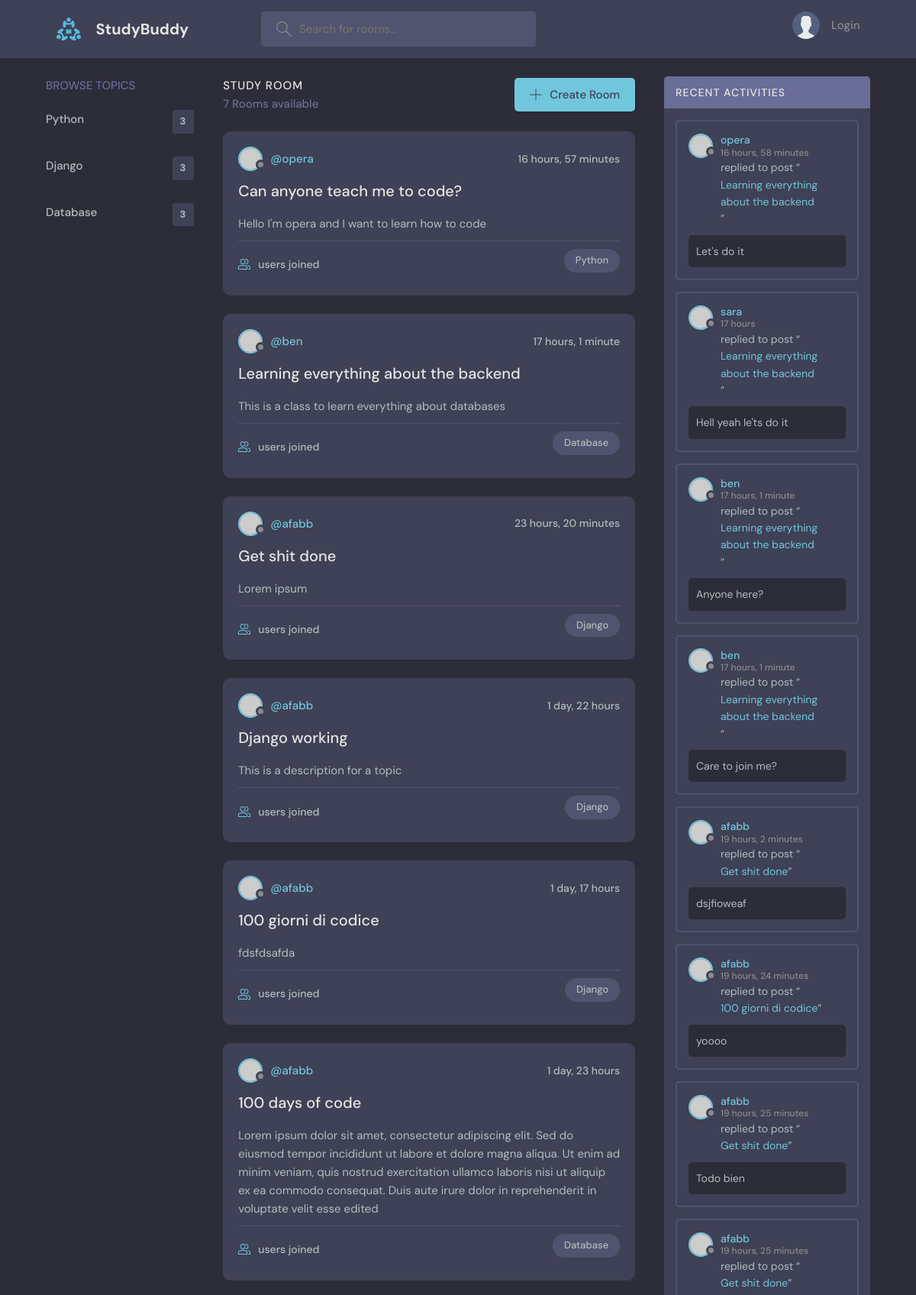
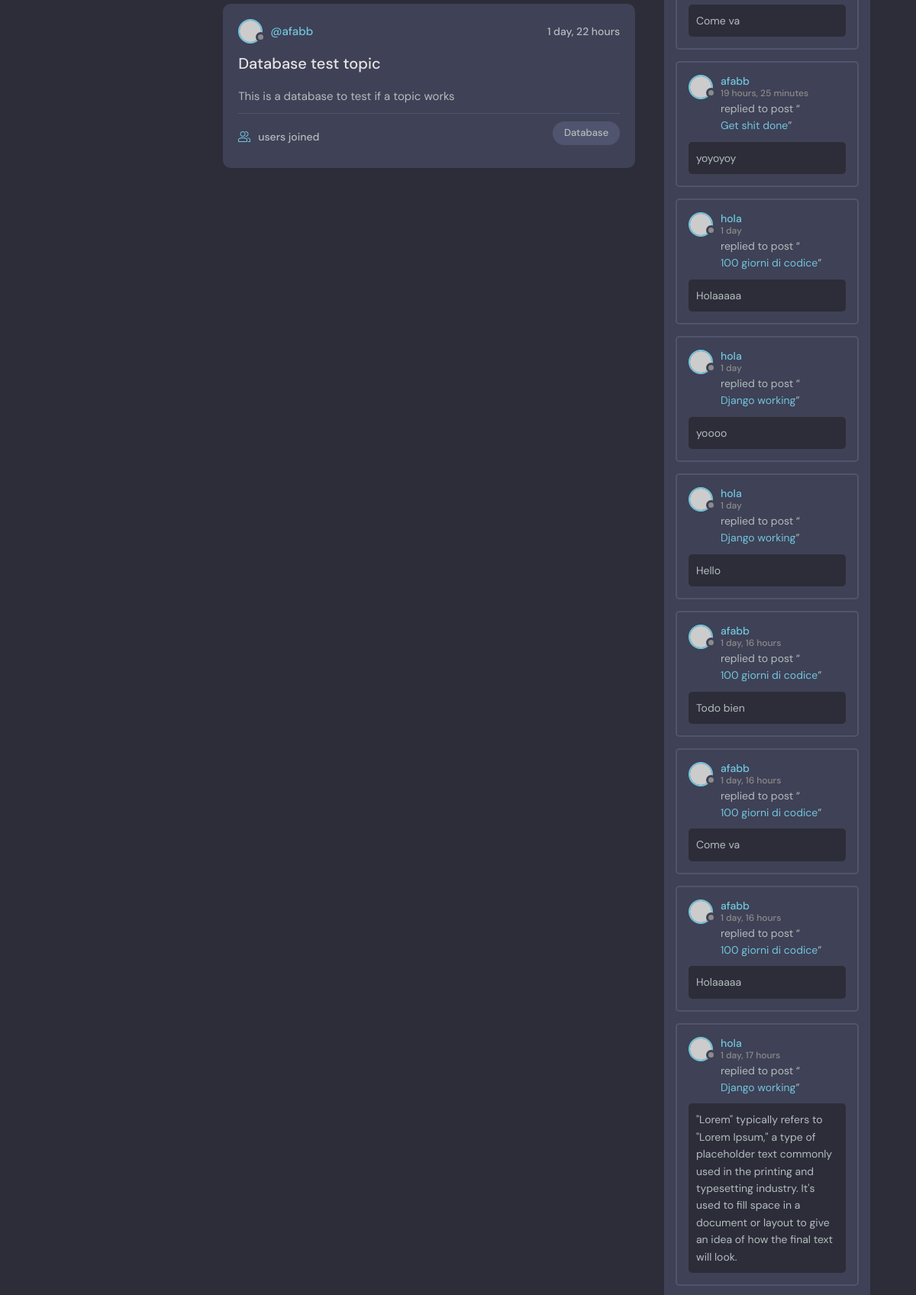
The page / (upper part) on the database its author committed (2 pictures, top to bottom).
### base/models.py (models this page shows, shortened)
class Topic(models.Model):
    name = models.CharField(max_length=200)

class Room(models.Model):
    topic = models.ForeignKey(Topic, on_delete=models.SET_NULL, null=True)
    host = models.ForeignKey(User, on_delete=models.SET_NULL, null=True)
    name = models.CharField(max_length=200)
    description = models.TextField(null=True, blank=True)
    participants = models.ManyToManyField(User, related_name='participants', blank=True)
    updated = models.DateTimeField(auto_now=True)
    created = models.DateTimeField(auto_now_add=True)
    class Meta:
        ordering = ['-updated', '-created']
    def __str__(self):
        return self.name

class Message(models.Model):
    user = models.ForeignKey(User, on_delete=models.CASCADE)
    room = models.ForeignKey(Room, on_delete=models.CASCADE)
    body = models.TextField()
    updated = models.DateTimeField(auto_now=True)
    created = models.DateTimeField(auto_now_add=True)

### base/views.py (the view)
# urls.py: path('', views.home, name="home"),
def home(request):
    q = request.GET.get('q') if request.GET.get('q') != None else ''
    rooms = Room.objects.filter(
        Q(topic__name__icontains=q) |
        Q(name__icontains=q) |
        Q(description__icontains=q)
    )
    topics = Topic.objects.all()
    topics_count = topics.count()
    room_count = rooms.count()
    room_messages = Message.objects.all().order_by('-created').filter(Q(room__topic__name__icontains=q))
    context = {
        'rooms': rooms,
        'topics': topics,
        'room_count': room_count,
        'room_messages': room_messages,
        'topics_count': topics_count,
    }
    return render(request, 'base/home.html', context)

### base/templates/base/home.html (shortened to what this page needs)
{% extends 'main.html'%}
{% load static %}
{% block content %}
    <main class="layout layout--3">
      <div class="container">
        <div class="topics">
          <div class="topics__header">
            <h2>Browse Topics</h2>
          </div>
          <ul class="topics__list">
            {% for topic in topics %}
            <li>
              <a href="{%url 'home'%}?q={{topic.name}}">{{topic.name}}<span>{{topics_count}}</span></a>
            </li>
            {% endfor %}
          </ul>
        </div>
        <div class="roomList">
          <div class="roomList__header">
            <div>
              <h2>Study Room</h2>
              <p>{{room_count}} Rooms available</p>
            </div>
            <a class="btn btn--main" href="{% url 'create-room' %}">
              <svg version="1.1" xmlns="http://www.w3.org/2000/svg" width="32" height="32" viewBox="0 0 32 32">
                <title>add</title>
                <path
                  d="M16.943 0.943h-1.885v14.115h-14.115v1.885h14.115v14.115h1.885v-14.115h14.115v-1.885h-14.115v-14.115z"
                ></path>
              </svg>
              Create Room
            </a>
          </div>
          {%for room in rooms%}
          <div class="roomListRoom">
            <div class="roomListRoom__header">
              <a href="{% url 'user-profile' room.host.id %}" class="roomListRoom__author">
                <div class="avatar avatar--small">
                  <img src="https://randomuser.me/api/portraits/women/11.jpg" />
                </div>
                <span>@{{room.host}}</span>
              </a>
              <div class="roomListRoom__actions">
                <span>{{room.created|timesince}}</span>
              </div>
            </div>
            <div class="roomListRoom__content">
              <a href="{% url 'room' room.id %}">{{room.name}}</a>
              <p>
                {{room.description}}
              </p>
            </div>
            <div class="roomListRoom__meta">
              <a href="{% url 'room' room.id %}" class="roomListRoom__joined">
                {{room_detail.participants_count}} users joined
              </a>
              <p class="roomListRoom__topic">{{room.topic.name}}</p>
            </div>
        </div>
          {%endfor%}
        </div>
        <div class="activities">
          <div class="activities__header">
            <h2>Recent Activities</h2>
          </div>
          {%for message in room_messages%}
          <div class="activities__box">
            <div class="activities__boxHeader roomListRoom__header">
              <a href="profile.html" class="roomListRoom__author">
                <div class="avatar avatar--small">
                  <img src="https://randomuser.me/api/portraits/women/11.jpg" />
                </div>
                <p>
                  {{message.user}}
                  <span>{{message.created | timesince}}</span>
                </p>
              </a>
            </div>
            <div class="activities__boxContent">
              <p>replied to post “<a href="{% url 'room' message.room.id %}">{{message.room}}</a>”</p>
              <div class="activities__boxRoomContent">
                {{message.body}}
              </div>
            </div>
          </div>
          {%endfor%}
        </div>
      </div>
    </main>
{% endblock content %}

### rows shown on the page
Topic: name "Python", topics_count "3"
Topic: name "Django", topics_count "3"
Topic: name "Database", id "3"
Room: host "opera", created "16 hours, 57 minutes", name "Can anyone teach me to code?", description "Hello I'm opera and I want to learn how to code", topic.name "Python"
Room: host "ben", created "17 hours, 1 minute", name "Learning everything about the backend", description "This is a class to learn everything about databases", topic.name "Database"
Room: host "afabb", created "23 hours, 20 minutes", name "Get shit done", description "Lorem ipsum", topic.name "Django"
Room: host "afabb", created "1 day, 22 hours", name "Django working", description "This is a description for a topic", topic.name "Django"
Room: host "afabb", created "1 day, 17 hours", name "100 giorni di codice", description "fdsfdsafda", topic.name "Django"
Room: host "afabb", created "1 day, 23 hours", name "100 days of code", description "Lorem ipsum dolor sit amet, consectetur adipiscing elit. Sed do eiusmod tempor incididunt ut labore et dolore magna aliqua. Ut enim ad minim veniam, quis nostrud exercitation ullamco laboris nisi ut aliquip ex ea commodo consequat. Duis aute irure dolor in reprehenderit in voluptate velit esse edited", topic.name "Database"
Room: host "afabb", created "1 day, 22 hours", name "Database test topic", description "This is a database to test if a topic works", topic.name "Database"
Message: user "opera", created "16 hours, 58 minutes", room "Learning everything about the backend", body "Let's do it"
Message: user "sara", created "17 hours", room "Learning everything about the backend", body "Hell yeah le'ts do it"
Message: user "ben", created "17 hours, 1 minute", room "Learning everything about the backend", body "Anyone here?"
Message: user "ben", created "17 hours, 1 minute", room "Learning everything about the backend", body "Care to join me?"
Message: user "afabb", created "19 hours, 2 minutes", room "Get shit done", body "dsjfioweaf"
Message: user "afabb", created "19 hours, 24 minutes", room "100 giorni di codice", body "yoooo"
Message: user "afabb", created "19 hours, 25 minutes", room "Get shit done", body "Todo bien"
Message: user "afabb", created "19 hours, 25 minutes", room "Get shit done", body "Come va"
Message: user "afabb", created "19 hours, 25 minutes", room "Get shit done", body "yoyoyoy"
Message: user "hola", created "1 day", room "100 giorni di codice", body "Holaaaaa"
Message: user "hola", created "1 day", room "Django working", body "yoooo"
Message: user "hola", created "1 day", room "Django working", body "Hello"
Message: user "afabb", created "1 day, 16 hours", room "100 giorni di codice", body "Todo bien"
Message: user "afabb", created "1 day, 16 hours", room "100 giorni di codice", body "Come va"
Message: user "afabb", created "1 day, 16 hours", room "100 giorni di codice", body "Holaaaaa"
Message: user "hola", created "1 day, 17 hours", room "Django working", body "\"Lorem\" typically refers to \"Lorem Ipsum,\" a type of placeholder text commonly used in the printing and typesetting industry. It's used to fill space in a document or layout to give an idea of how the final text will look."

### other values the page prints
{{ room_count }} "7"
